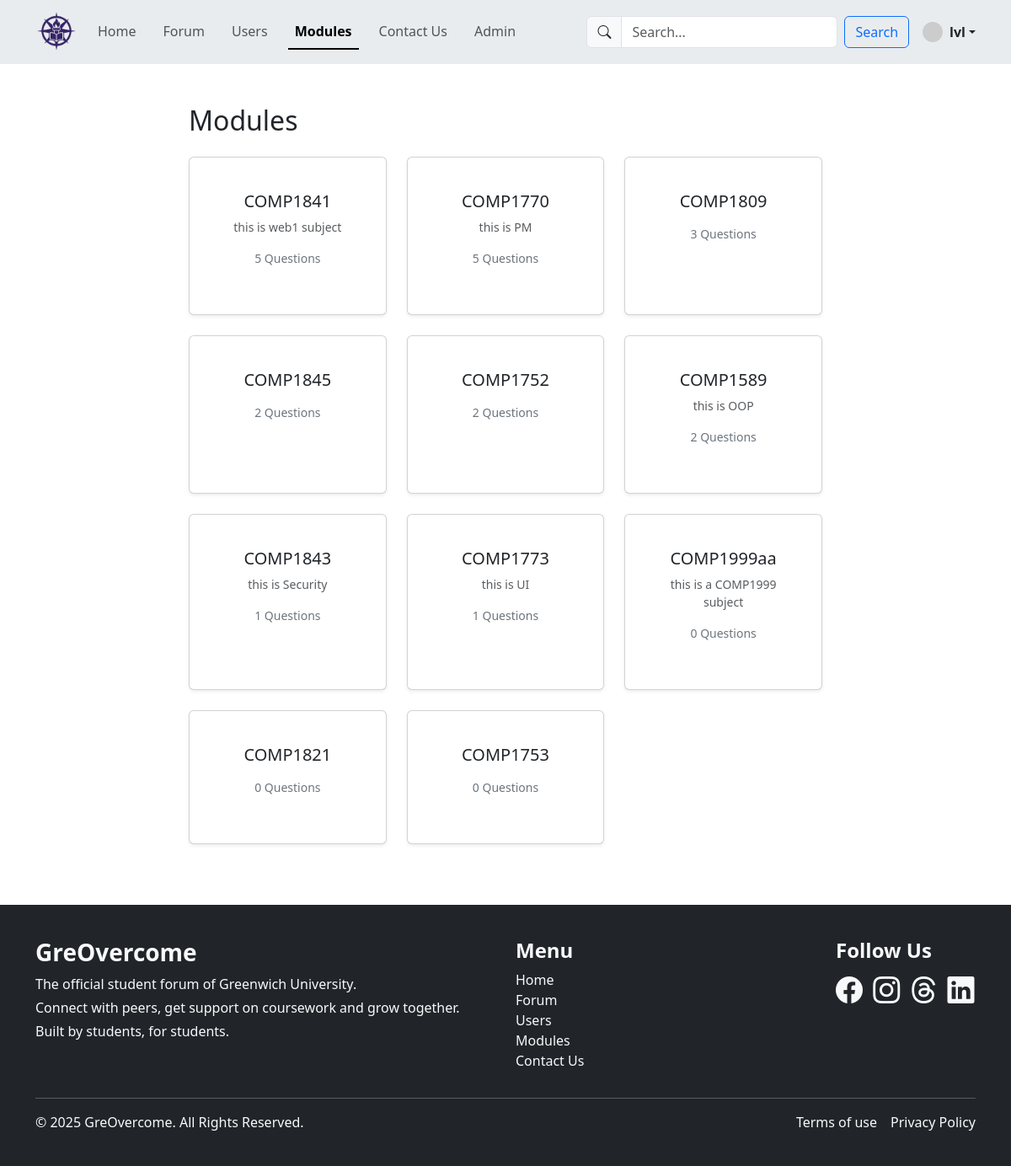
The page /coursework/user/modules.php (signed in) on the database its author committed.
### tables this page shows
CREATE TABLE `module` (
  `id` int(11) NOT NULL,
  `name` varchar(255) DEFAULT NULL,
  `description` text DEFAULT NULL,
  `created_at` datetime DEFAULT current_timestamp()
);

### coursework/user/modules.php (called while the page is built, shortened)
<?php
    include '../system/include/DatabaseConnection.php';
    include '../system/include/DatabaseFunction.php';
    try {
        $modules = getAllModules($pdo);
        include 'templates/public_modules.html.php';
    } catch (PDOException $e) {
        $title = 'An error has occurred';
        $output = 'Database error: ' . $e ->getMessage();
    }
    include 'templates/public_layout.html.php';

### coursework/system/include/DatabaseFunction.php (called while the page is built, shortened)
<?php
    function query($pdo, $sql, $parameters = []) {
        $query = $pdo->prepare($sql);
        $query->execute($parameters);
        return $query;
    }
    function getAllModules($pdo) {
        $query = "SELECT m.id, m.name, m.description, m.created_at, COUNT(q.id) AS question_count
                    FROM module m
                    LEFT JOIN question q ON m.id = q.moduleid
                    GROUP BY m.id
                    ORDER BY question_count DESC, m.created_at DESC";
        $allModules = query($pdo, $query);
        return $allModules->fetchAll();
    }

### coursework/user/templates/public_modules.html.php (the view, shortened to what this page needs)
<div class="container pb-5">
  <h2 class="mb-4">Modules</h2>
  <div class="row row-cols-1 row-cols-sm-2 row-cols-md-3 row-cols-lg-3 g-4">
    <?php foreach ($modules as $module): ?>
      <div class="col">
        <a href="tabs/modules_tab/view_module.php?id=<?= $module['id'] ?>" class="card-link text-decoration-none text-dark">
          <div class="card module-card h-100 p-4 shadow-sm">
            <div class="card-body text-center">
              <h5 class="card-title"><?= htmlspecialchars($module['name']) ?></h5>
              <p class="card-text small text-muted"><?= htmlspecialchars($module['description']) ?></p>
              <p class="small text-secondary"><?= $module['question_count'] ?> Questions</p>
            </div>
          </div>
        </a>
      </div>
    <?php endforeach; ?>
  </div>
</div>

### coursework/user/style.css (style rules this page uses)
html, body { margin: 0; padding: 0; overflow-x: hidden; }

### coursework/user/templates/public_layout.html.php (style rules this page uses)
html, body { height: 100%; }
body { display: flex; flex-direction: column; }

### rows shown on the page
module: name "COMP1841", description "this is web1 subject", question_count "5"
module: name "COMP1770", description "this is PM", question_count "5"
module: name "COMP1809", question_count "3"
module: name "COMP1845", question_count "2"
module: name "COMP1752", question_count "2"
module: name "COMP1589", description "this is OOP", question_count "2"
module: name "COMP1843", description "this is Security", question_count "1"
module: name "COMP1773", description "this is UI", question_count "1"
module: name "COMP1999aa", description "this is a COMP1999 subject", question_count "0"
module: name "COMP1821", question_count "0"
module: name "COMP1753", question_count "0"

### other values the page prints
$_SESSION['username'] "lvl"
